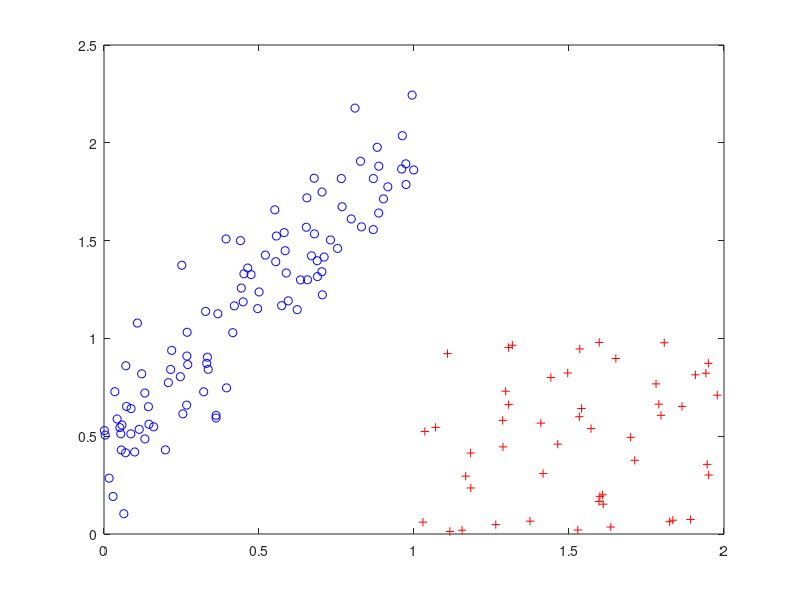

The MATLAB source for this figure: (Note: this script raises an error after producing the figure.)
%%%%%%%%%%%%%%%%%%%%%%%%%%%%%%%%%%%%%%%%%%%%%%%%
%   Computational Illustration for Chapter 04
%            Support Vector Machines
%%%%%%%%%%%%%%%%%%%%%%%%%%%%%%%%%%%%%%%%%%%%%%%%
clear all; clc;

%% The case of two linearly separable classes
% blue dots labeled negatively, red crosses labeled positively 

%% generate the data 
m0 = 100;
m1 = 50;
X0 = zeros(m0,2); 
X0(:,1) = rand(m0,1);                          % abscissae of the blue dots
X0(:,2) = 3/2*X0(:,1) + 1/2 + 0.2*randn(m0,1); % their ordinates
X1 = zeros(m1,2);
X1(:,1) = 1 + rand(m1,1);                      % abscissae of the red crosses
X1(:,2) = rand(m1,1);                          % their ordinates
figure(1)
plot(X0(:,1),X0(:,2),'bo',X1(:,1),X1(:,2),'r+')
hold on

%% separating "hyperplane" produced by a linear feasibility problem
cvx_quiet true
%cvx_solver gurobi            % uncomment if gurobi is to be used
cvx_begin
variable w_f(2)
variable b_f
minimize 1
subject to
X0*w_f-b_f <= -1;
X1*w_f-b_f >= +1;
cvx_end
% visualize the "hyperplane" (in green)
grid_x = 0:0.1:2;
plot(grid_x,(-w_f(1)*grid_x+b_f)/w_f(2),'g');

%% separating "hyperplane" produced by the perceptron algorithm
X = [X0 ones(m0,1); X1 ones(m1,1)];
y = [-ones(m0,1); +ones(m1,1)];
w_p = zeros(3,1);
obj = y.*(X*w_p);     % to be entrywise positive at the end on the loop 
while min(obj) <= 0;
    [~,i] = min(obj);
    w_p = w_p + (y(i)/norm(X(i,:))^2)*X(i,:)';
    obj = y.*(X*w_p);
end
% visualize the "hyperplane" (in black)
plot(grid_x,(-w_p(1)*grid_x-w_p(3))/w_p(2),'k');

%% separating "hyperplane" produced by hard SVM
cvx_begin
variable w_h(2)
variable b_h
minimize norm(w_h)
subject to 
X0*w_h-b_h <= -1;
X1*w_h-b_h >= +1;
cvx_end
% visualize the "hyperplane" (in magenta)
plot(grid_x,(-w_h(1)*grid_x+b_h)/w_h(2),'m');

%% The case of two almost linearly separable classes
% blue dots labeled negatively, red crosses labeled positively

%% generate the data 
clear all; clc;
m0 = 100;
m1 = 50;
X0 = zeros(m0,2); 
X0(:,1) = rand(m0,1);                          % abscissae of the blue dots
X0(:,2) = X0(:,1) + 1/4 + 0.2*randn(m0,1);     % their ordinates
X1 = zeros(m1,2);
X1(:,1) = 0.6 + rand(m1,1);                    % abscissae of the red crosses
X1(:,2) = rand(m1,1);                          % their ordinates
figure(2)
plot(X0(:,1),X0(:,2),'bo',X1(:,1),X1(:,2),'r+')
hold on

%% "hyperplane" produced by soft SVM
cvx_quiet true
%cvx_solver gurobi            % uncomment if gurobi is to be used
lambda = 1e-3;
cvx_begin
variable w_s(2)
variable b_s
variable xi_s(m0+m1) nonnegative
minimize norm(w_s) + (1/lambda)*sum(xi_s)
subject to 
X0*w_s-b_s <= -1 + xi_s(1:m0);
X1*w_s-b_s >= +1 - xi_s(m0+1:end);
cvx_end
% visualize the "hyperplane" (in black)
grid_x = 0:0.1:2;
plot(grid_x,(-w_s(1)*grid_x+b_s)/w_s(2),'k');

%% First case of two classes clearly not linearly separable
% blue dots labeled negatively, red crosses labeled positively

%% generate the data 
clear all; clc;
m0 = 100;
m1 = 50;
X0 = zeros(m0,2); 
X0(:,1) = 6*rand(m0,1);                          % abscissae of the blue dots
X0(:,2) = sin(X0(:,1)) + 0.5*rand(m0,1);         % their ordinates
X1 = zeros(m1,2);
X1(:,1) = 6*rand(m1,1);                          % abscissae of the red crosses
X1(:,2) = sin(X1(:,1)) - 0.5*rand(m1,1);         % their ordinates
figure(3)
plot(X0(:,1),X0(:,2),'bo',X1(:,1),X1(:,2),'r+')
hold on

%% Soft SVM with a polynomial kernel
X = [X0; X1];
y = [-ones(m0,1); +ones(m1,1)];
K = (1 + X*X').^3;
cvx_quiet true
lambda = 1e-3;
cvx_begin
variable a_p(m0+m1)
variable b_p
variable xi_p(m0+m1) nonnegative
minimize ( a_p'*K*a_p + (1/lambda)*sum(xi_p) )
subject to
y.*(K*a_p-b_p) >= 1-xi_p
cvx_end
% visualize the separating surface
f = @(u,v) a_p'*(1+X*[u;v]).^3 - b_p;
ezplot(f,[0,6,-2,2])
title('')

%% Second case of two classes clearly not linearly separable
% blue dots labeled negatively, red crosses labeled positively

%% generate the data
clear all; clc;
m0 = 50;
m1 = 100;
r0 = 1.1*sqrt(rand(m0,1));
theta0 = 2*pi*rand(m0,1);
r1 = 0.8+sqrt(rand(m1,1));
theta1 = 2*pi*rand(m1,1);
X = [r0.*cos(theta0), r0.*sin(theta0);...
     r1.*cos(theta1), r1.*sin(theta1)];
y = [-ones(m0,1); +ones(m1,1)];
figure(4)
plot(X(1:m0,1),X(1:m0,2),'bo',X(m0+1:end,1),X(m0+1:end,2),'r+')
hold on

%% Soft SVM with a polynomial kernel

sigma = 1;
m = m0+m1;
K = zeros(m,m);
for i = 1:m
    for j = 1:m
    K(i,j) = exp(-norm(X(i,:)-X(j,:))^2/2/sigma^2);
    end
end
cvx_quiet true
lambda = 2e-1;
cvx_begin
variable a_g(m)
variable b_g
variable xi_g(m) nonnegative
minimize ( a_g'*K*a_g + (1/lambda)*sum(xi_g) )
subject to
y.*(K*a_g-b_g) >= 1-xi_g
cvx_end
% visualize the separating surface
f = @(u,v) a_g'*exp( -(diag(X*X') - 2*X*[u;v] + u^2+v^2)/2/sigma^2 ) - b_g; 
ezplot(f,[-2,2,-2,2])
title('')